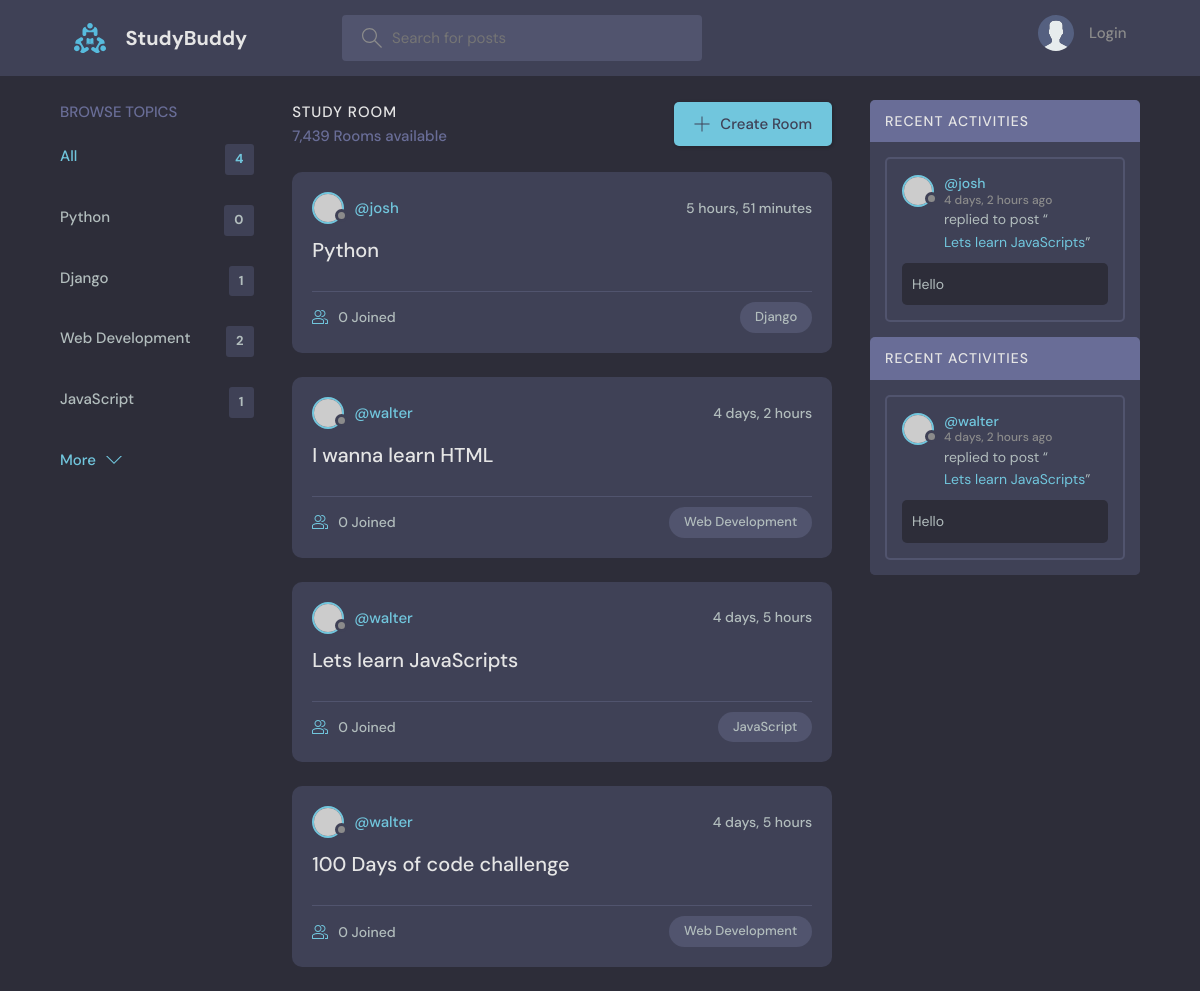
The app's page /, older data.
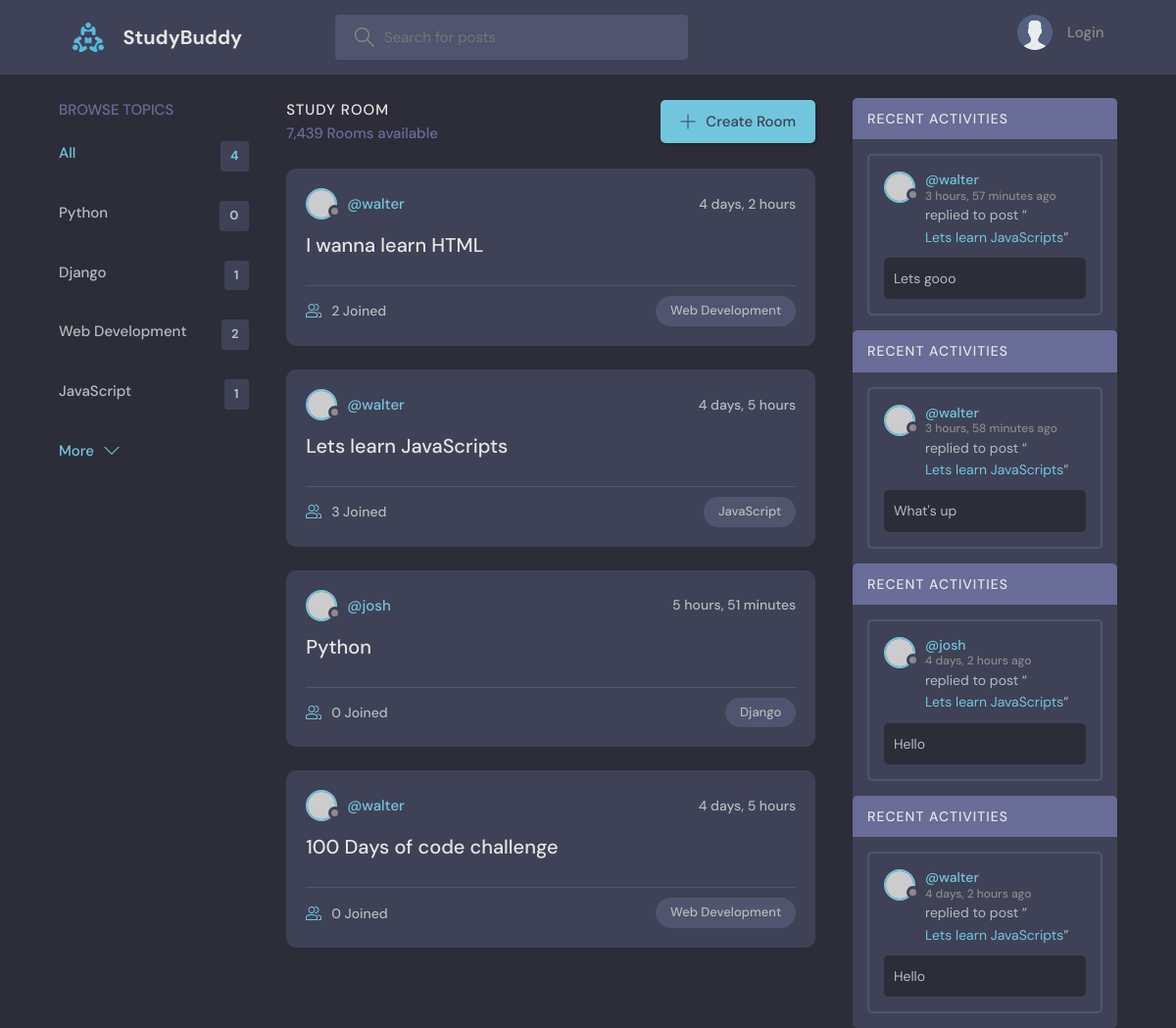
The same page, newer data.
### base/models.py (models this page shows, shortened)
class Topic(models.Model):
    name = models.CharField(max_length = 200)

class Room(models.Model):
    host =  models.ForeignKey(User, on_delete = models.SET_NULL, null = True)
    topic = models.ForeignKey(Topic, on_delete = models.SET_NULL, null = True)
    name = models.CharField(max_length=200) #Allows different names
    description = models.TextField(null = True, blank = True) #Blank page for decription
    participants = models.ManyToManyField(User, related_name = 'participants', blank = True )
    updated = models.DateTimeField(auto_now = True) # Shows time
    created = models.DateTimeField(auto_now_add = True) #shows time of creation
    class Meta:
        ordering = ['-updated', '-created']
    def __str__(self):
        return self.name

class Message(models.Model):
    user = models.ForeignKey(User, on_delete = models.CASCADE) #A for Users relationship with Room class that deletes all the childern
    room = models.ForeignKey(Room, on_delete = models.CASCADE) #A for room relationship with Room class that deletes all the childern
    body = models.TextField()
    updated = models.DateTimeField(auto_now = True) # Shows time
    created = models.DateTimeField(auto_now_add = True) #shows time of creation
    class Meta:
        ordering = ['-updated', '-created']

### base/views.py (the view)
# urls.py: path('', views.home, name = "home"), #Path to home
def home(request):
    q = request.GET.get('q') if request.GET.get('q') != None else ''
    rooms = Room.objects.filter(
        Q(topic__name__icontains = q) |
        Q(name__icontains = q) |
        Q(description__icontains = q)
        ) #overrides the other room list
    topics = Topic.objects.all()
    room_count = rooms.count()
    room_messages = Message.objects.filter(Q(room__topic__name__icontains=q))
    context = {'rooms': rooms, 'topics': topics, 'room_count' : room_count, 'room_messages' : room_messages}
    return render(request, 'base/home.html', context) #Goes into template folder to go to the home html

### base/templates/base/home.html (shortened to what this page needs)
{% extends 'main.html' %}
{% block content %}
    <main class="layout layout--3">
      <div class="container">
        {% include 'base/topics_component.html' %}
        <div class="roomList">
          <div class="roomList__header">
            <div>
              <h2>Study Room</h2>
              <p>7,439 Rooms available</p>
            </div>
            <a class="btn btn--main" href="create-room.html">
              <svg version="1.1" xmlns="http://www.w3.org/2000/svg" width="32" height="32" viewBox="0 0 32 32">
                <title>add</title>
                <path
                  d="M16.943 0.943h-1.885v14.115h-14.115v1.885h14.115v14.115h1.885v-14.115h14.115v-1.885h-14.115v-14.115z"
                ></path>
              </svg>
              Create Room
            </a>
          </div>
          {% include 'base/feed_component.html' %}
        </div>
         {% include 'base/activity_component.html' %}
      </div>
    </main>
{% endblock content %}

### base/templates/base/topics_component.html
<div class="topics">
    <div class="topics__header">
      <h2>Browse Topics</h2>
    </div>
    <ul class="topics__list">
      <li>
        <a href="{% url 'home' %}" class="active">All <span>{{topics.count}}</span></a>
      </li>
      {% for topic in topics %}
      <li>
        <a href="{% url 'home' %}?q={{topic.name}}">{{topic.name}} <span>{{topic.room_set.all.count}}</span></a>
      </li>
      {% endfor %}
    </ul>
    <a class="btn btn--link" href="topics.html">
      More
      <svg version="1.1" xmlns="http://www.w3.org/2000/svg" width="32" height="32" viewBox="0 0 32 32">
        <title>chevron-down</title>
        <path d="M16 21l-13-13h-3l16 16 16-16h-3l-13 13z"></path>
      </svg>
    </a>
  </div>

### base/templates/base/feed_component.html (shortened to what this page needs)
{% for room in rooms%}
<div class="roomListRoom">
    <div class="roomListRoom__header">
      <a href="{% url 'user-profile' room.host.id %}" class="roomListRoom__author">
        <div class="avatar avatar--small">
          <img src="https://randomuser.me/api/portraits/women/11.jpg" />
        </div>
        <span>@{{room.host.username}}</span>
      </a>
      <div class="roomListRoom__actions">
        <span>{{room.created|timesince}}</span>
      </div>
    </div>
    <div class="roomListRoom__content">
      <a href="{% url 'room' room.id %}">{{room.name}}</a>
    </div>
    <div class="roomListRoom__meta">
      <a href="{% url 'room' room.id %}" class="roomListRoom__joined">
        {{room.participants.all.count}} Joined
      </a>
      <p class="roomListRoom__topic">{{room.topic.name}}</p>
    </div>
  </div>
{% endfor %}

### base/templates/base/activity_component.html (shortened to what this page needs)
{% for message in room_messages %}
<div class="activities">
    <div class="activities__header">
      <h2>Recent Activities</h2>
    </div>
    <div class="activities__box">
      <div class="activities__boxHeader roomListRoom__header">
        <a href="{% url 'user-profile' message.user.id %}" class="roomListRoom__author">
          <div class="avatar avatar--small">
            <img src="https://randomuser.me/api/portraits/women/11.jpg" />
          </div>
          <p>
            @{{message.user}}
            <span>{{message.created | timesince}} ago</span>
          </p>
        </a>
      </div>
      <div class="activities__boxContent">
        <p>replied to post “<a href="{% url 'room' message.room.id %}">{{message.room}}</a>”</p>
        <div class="activities__boxRoomContent">
          {{message.body}}
        </div>
      </div>
    </div>
    {% endfor %}
</div>

Row changes from the older to the newer data that the page shows:
changed Room "I wanna learn HTML": participants.all.count "0" → "2"
changed Room "Lets learn JavaScripts": participants.all.count "0" → "3"
shown differently, row unchanged: Room "Python": moves down the list
added Message: user "walter", created "3 hours, 57 minutes", room "Lets learn JavaScripts", body "Lets gooo"
added Message: user "walter", created "3 hours, 58 minutes", room "Lets learn JavaScripts", body "What's up"
